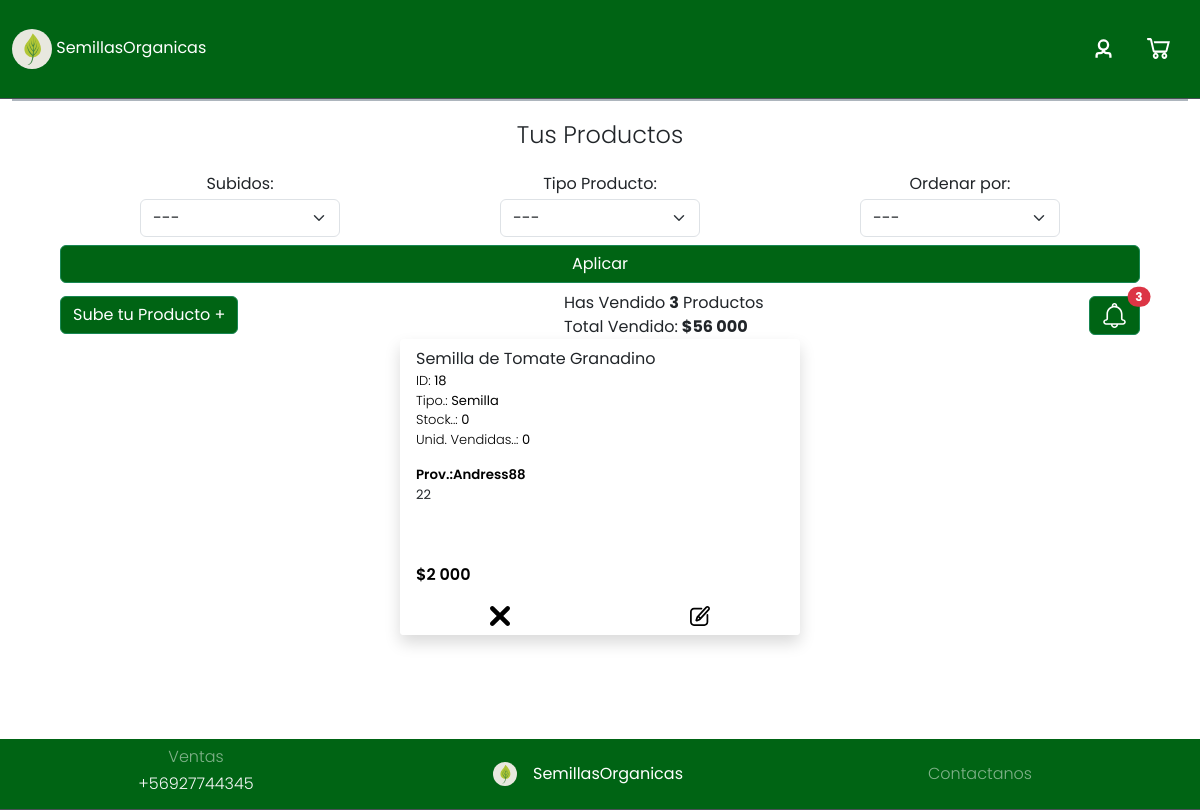
/gestion/producto (signed in), run on an earlier commit of the app's database.
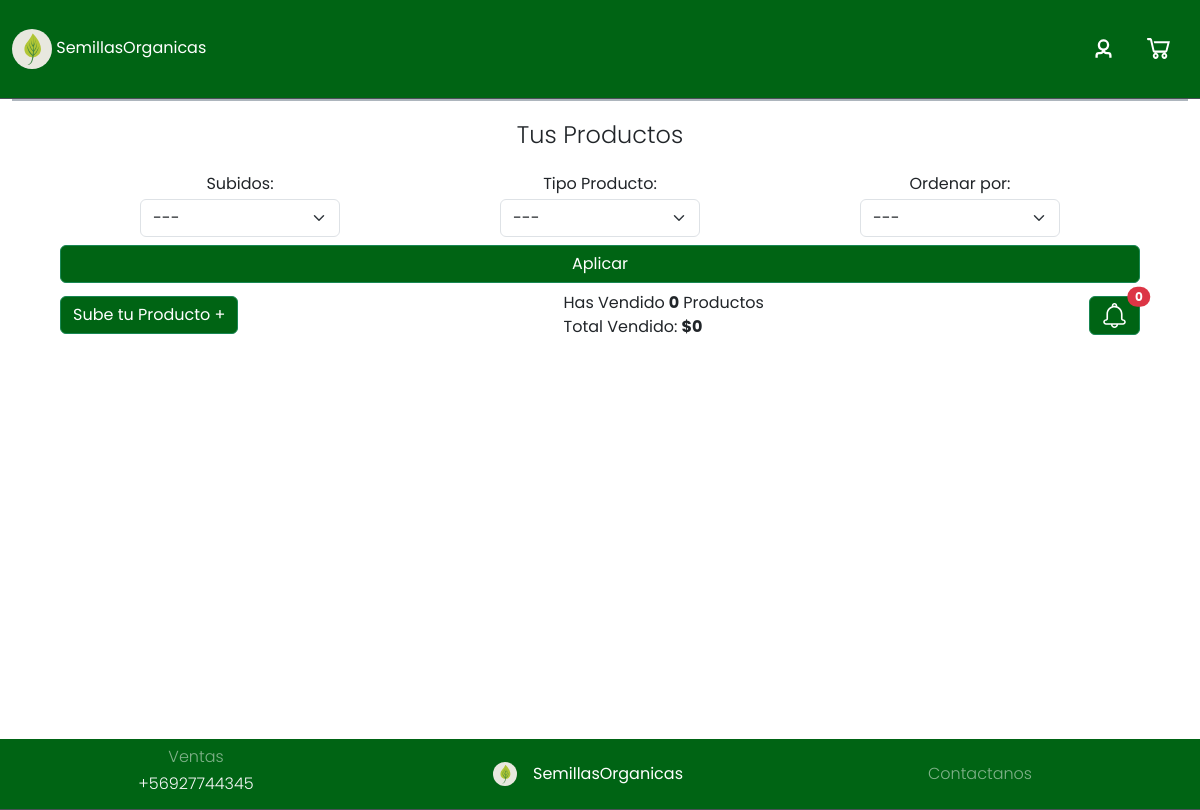
And on a later commit of the database.
### core/models.py (models this page shows, shortened)
class Producto(models.Model):
    TIPO_CHOICES = [
        ('semilla', 'Semilla'),
        ('insumo', 'Insumo'),
    ]
    id = models.AutoField(primary_key=True)
    tipo = models.CharField(max_length=10, choices=TIPO_CHOICES)  # Define si es semilla o insumo
    stock = models.IntegerField()
    nombre = models.CharField(max_length=80)
    descripcion = models.CharField(max_length=250)
    precio = models.IntegerField()
    proveedor = models.ForeignKey(to=Usuario, on_delete=models.CASCADE)
    origen = models.ForeignKey(to=tipoOrigen, on_delete=models.CASCADE)
    cantidad = models.CharField(max_length=50)
    imagenUrl = models.CharField(max_length=1000, default='')
    fechasubida = models.DateField(default=datetime.now)
    tipoSemilla = models.ForeignKey(to=TipoSemilla, null=True, blank=True, on_delete=models.CASCADE)
    tipoInsumo = models.ForeignKey(to=TipoInsumo, null=True, blank=True, on_delete=models.CASCADE)
    cantidadVentas = models.IntegerField(default=0)
    inventario = models.BooleanField(default=False)

class Usuario(models.Model):
    usuario = models.OneToOneField(User, on_delete=models.CASCADE, related_name='perfil')
    tipo_usuario = models.ForeignKey(TipoUsuario, on_delete=models.CASCADE, related_name='usuarios', default=1)
    def __str__(self):
        return self.usuario.username

### core/views.py (the view, shortened to what this page needs)
# urls.py: path("gestion/producto", GestProducto, name="GestProducto"),
def GestProducto(request):
    usuario = Usuario.objects.get(usuario=request.user)
    ventasUsuario = DetalleVenta.objects.filter(venta__proveedor=usuario)
    print(ventasUsuario)
    productos = Producto.objects.filter(proveedor=usuario)
    ventas = 0
    cantidadVentas = ventasUsuario.count()
    for p in ventasUsuario:
        ventas += p.cantidad * p.precio
    tiposSemillas = TipoSemilla.objects.all()
    tiposInsumo = TipoInsumo.objects.all()
    tiposOrigen = tipoOrigen.objects.all()
    fecha_subida = request.GET.get('fecha_subida', '-')
    tipo_producto = request.GET.get('tipo', '-')
    ordenar = request.GET.get('ordenar', '-')
    if fecha_subida == 'dia':
        productos = productos.filter(fechasubida=timezone.now().date())  # Comparación directa
    elif fecha_subida == 'mes':
        productos = productos.filter(fechasubida__month=timezone.now().month)
    elif fecha_subida == 'ano':
        productos = productos.filter(fechasubida__year=timezone.now().year)
    if tipo_producto == 'semilla':
        productos = productos.filter(tipo='semilla')
    elif tipo_producto == 'insumo':
        productos = productos.filter(tipo='insumo')
    if ordenar == 'precio_desc':
        productos = productos.order_by('-precio')
    elif ordenar == 'precio_asc':
        productos = productos.order_by('precio')
    elif ordenar == 'vendidos_desc':
        productos = productos.order_by('-vendidos')
    elif ordenar == 'vendidos_asc':
        productos = productos.order_by('vendidos')
    tiposSemillas = TipoSemilla.objects.all()
    tiposInsumo = TipoInsumo.objects.all()
    tiposOrigen = tipoOrigen.objects.all()
    return render(request, "gestionProductos.html", {
        'productos': productos,
        'semillas': tiposSemillas,
        'insumos': tiposInsumo,
        'origenes': tiposOrigen,"ventas":ventas,"cantidadVentas":cantidadVentas,
        'ventasUsuario': ventasUsuario
    })

### core/models.py (called while the page is built)
    def __str__(self):
        return self.producto.nombre

### core/templates/gestionProductos.html (shortened to what the changed rows need)
{% extends 'plantilla.html' %}
{% load static %}
{% load humanize %}
{% block links %}
<link rel="stylesheet" href="{% static 'css/gestProducto.css' %}" />
{% endblock %}
{% block content %}
<div class="d-flex justify-content-between container-fluid w-100 flex-column">
  <div id="GestProductos" class="w-100">
    <div class="d-flex flex-column justify-content-center align-items-center w-100 px-5">
      <div class="d-flex flex-column flex-md-row gap-3 gap-md-0 w-100 justify-content-between align-items-center">
        <div>
          <div class="d-flex gap-1">
            <span>Has Vendido</span><span class="fw-bold">{{cantidadVentas}}</span><span>Productos</span>
          </div>
          <div class="d-flex gap-1">
            <span>Total Vendido:</span><span class="fw-bold">${{ventas|intcomma}}</span>
          </div>
        </div>
        <div>
          <a class="nav-link d-flex gap-2 justify-content-center align-items-center" data-bs-toggle="offcanvas" href="#offcanvasExample" role="button" aria-controls="offcanvasExample"
            style="cursor: pointer !important;">
            <button type="button" class="btn btn-success position-relative">
              <span class="position-absolute top-0 start-100 translate-middle badge rounded-pill bg-danger">
                  {% if ventasUsuario|length > 0 %}
                  {{ventasUsuario|length}}
                  {% else %}
                  0
                  {% endif %}
              </span>
            </button>
          </a>
        </div>
      </div>
    </div>
  </div>
  <div id="cards" class="d-flex justify-content-center gap-3 gap-md-2 justify-items-center flex-wrap w-100">
    {% for p in productos %}
    <div id="title_card1" class="card rounded-1 border-0 shadow">
      <div class="card-body border-black py-2 w-100 border-bottom-0">
        <div class="d-flex justify-content-between flex-column w-100">
          <div class="d-flex justify-content-between align-items-center">
            <span>{{p.nombre}}</span>
            <a href="{% url 'detalle' p.id %}" class="w-25" id="imgProducto">
            </a>
          </div>
          <div>
            <div class="text-black fw-light" id="idCard">
              <div>
                ID: <span class="fw-bolder">{{p.id}}</span>
              </div>
              <div class="text-capitalize">
                Tipo.: <span class="fw-bolder">{{p.tipo}}</span>
              </div>
              <div>
                Stock..: <span class="fw-bolder">{{p.stock}}</span>
              </div>
              <div>
                Unid. Vendidas..: <span class="fw-bolder">{{p.cantidadVentas}}</span>
              </div>
            </div>
          </div>
        </div>
      </div>
      <div class="card-footer px-0 border-top-0 bg-body w-100">
        <div class="d-flex w-100 justify-content-between px-3">
          <div class="text-black fw-semibold" id="cardMarca">Prov.:{{p.proveedor}}</div>
        </div>
        <div class="px-3 w-100" id="cardDesc">{{p.descripcion}}</div>
        <div class="d-flex px-3 w-100 justify-content-start align-items-start flex-column">
          <span class="text-black fs-6 fw-semibold">${{p.precio|intcomma}}</span>
        </div>
      </div>
      <div id="carritobtn2" class="d-flex justify-content-center align-items-center w-100">
        <a href="{% url 'eliminarProducto' p.id %}"
          class="rounded-bottom-1 flex-fill text-decoration-none bg-body text-body text-center py-2" id="AddToCarro">
        </a>
        <a type="button" data-bs-toggle="modal" data-bs-target="#modificarProducto"
          class="rounded-bottom-1 flex-fill text-decoration-none bg-body text-body text-center py-2" id="AddToCarro"
          data-id="{{ p.id }}" data-nombre="{{ p.nombre }}" data-tipo="{{ p.tipo }}" data-stock="{{ p.stock }}"
          data-cantidad-ventas="{{ p.cantidadVentas }}" data-proveedor="{{ p.proveedor }}"
          data-descripcion="{{ p.descripcion }}" data-precio="{{ p.precio }}"
          {% if request.path == '/gestion/admin' %}
              data-pagina="adminConfig"
              {% else %}
              data-pagina="GestProducto"
              {% endif %}>
        </a>
      </div>
    </div>
    {% endfor %}
  </div>
</div>
{% endblock %}

What changed in the data, as far as the page shows it:
removed Producto: nombre "Semilla de Tomate Granadino", id "18", tipo "Semilla", stock "0", cantidadVentas "0", proveedor "Andress88", descripcion "22", precio "2 000"
Also different on the page:
{{ cantidadVentas }}: "3" → "0"
{{ ventas|intcomma }}: "56 000" → "0"
{{ ventasUsuario|length }}: "3" → (not shown)
text now shown: "0"
